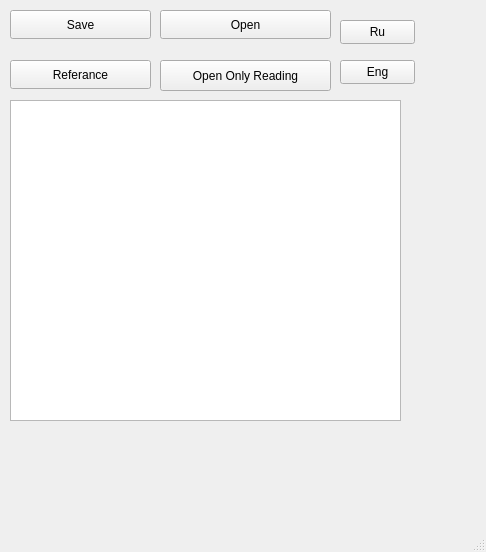
<?xml version="1.0" encoding="UTF-8"?>
<ui version="4.0">
 <class>MainWindow</class>
 <widget class="QMainWindow" name="MainWindow">
  <property name="geometry">
   <rect>
    <x>0</x>
    <y>0</y>
    <width>486</width>
    <height>552</height>
   </rect>
  </property>
  <property name="windowTitle">
   <string>MainWindow</string>
  </property>
  <widget class="QWidget" name="centralwidget">
   <widget class="QPlainTextEdit" name="plainTextEdit">
    <property name="geometry">
     <rect>
      <x>10</x>
      <y>100</y>
      <width>391</width>
      <height>321</height>
     </rect>
    </property>
   </widget>
   <widget class="QPushButton" name="save_button">
    <property name="geometry">
     <rect>
      <x>10</x>
      <y>10</y>
      <width>141</width>
      <height>29</height>
     </rect>
    </property>
    <property name="text">
     <string>Save</string>
    </property>
   </widget>
   <widget class="QPushButton" name="open_button">
    <property name="geometry">
     <rect>
      <x>160</x>
      <y>10</y>
      <width>171</width>
      <height>29</height>
     </rect>
    </property>
    <property name="text">
     <string>Open</string>
    </property>
   </widget>
   <widget class="QPushButton" name="ref_button">
    <property name="geometry">
     <rect>
      <x>10</x>
      <y>60</y>
      <width>141</width>
      <height>29</height>
     </rect>
    </property>
    <property name="text">
     <string>Referance</string>
    </property>
   </widget>
   <widget class="QLabel" name="ref_label">
    <property name="geometry">
     <rect>
      <x>10</x>
      <y>440</y>
      <width>391</width>
      <height>51</height>
     </rect>
    </property>
    <property name="text">
     <string/>
    </property>
   </widget>
   <widget class="QPushButton" name="only_reading_button">
    <property name="geometry">
     <rect>
      <x>160</x>
      <y>60</y>
      <width>171</width>
      <height>31</height>
     </rect>
    </property>
    <property name="text">
     <string>Open Only Reading</string>
    </property>
   </widget>
   <widget class="QPushButton" name="ru_button">
    <property name="geometry">
     <rect>
      <x>340</x>
      <y>20</y>
      <width>75</width>
      <height>24</height>
     </rect>
    </property>
    <property name="text">
     <string>Ru</string>
    </property>
   </widget>
   <widget class="QPushButton" name="eng_button">
    <property name="geometry">
     <rect>
      <x>340</x>
      <y>60</y>
      <width>75</width>
      <height>24</height>
     </rect>
    </property>
    <property name="text">
     <string>Eng</string>
    </property>
   </widget>
  </widget>
  <widget class="QMenuBar" name="menubar">
   <property name="geometry">
    <rect>
     <x>0</x>
     <y>0</y>
     <width>486</width>
     <height>22</height>
    </rect>
   </property>
  </widget>
  <widget class="QStatusBar" name="statusbar"/>
 </widget>
 <resources/>
 <connections/>
</ui>
